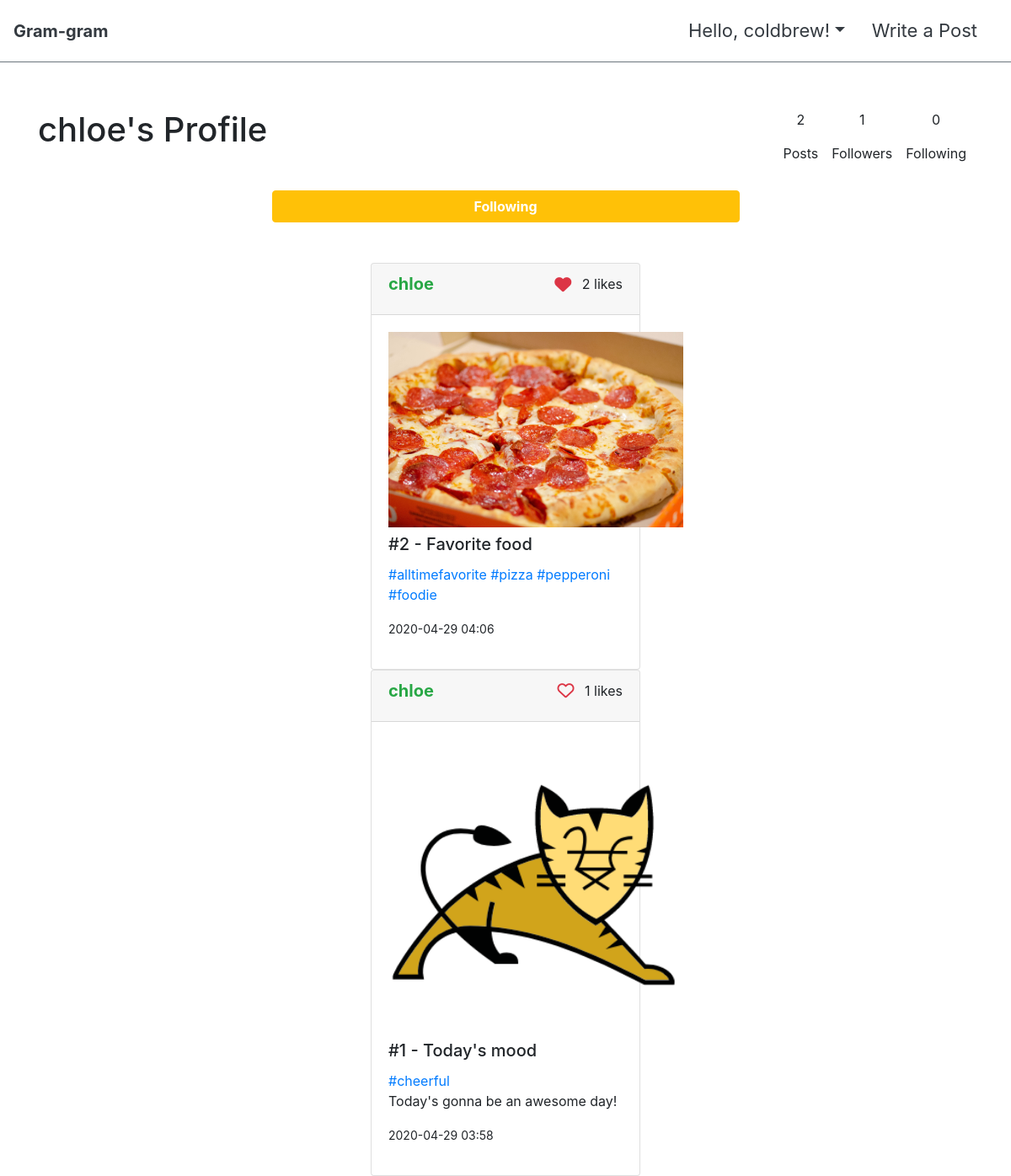
Page /chloe/ (signed in) on the committed database.
### accounts/models.py (models this page shows)
class User(AbstractUser):
    followers = models.ManyToManyField(settings.AUTH_USER_MODEL, related_name='followings')

### articles/models.py (models this page shows, shortened)
class Article(models.Model):
    title = models.CharField(max_length=100)
    content = models.TextField()
    image = models.ImageField(blank=True)
    image_thumbnail = ImageSpecField(source='image',
                                      processors=[ResizeToFit(700, 700)],
                                      format='JPEG',
                                      options={'quality': 60})
    created_at = models.DateTimeField(auto_now_add=True)
    updated_at = models.DateTimeField(auto_now=True)
    user = models.ForeignKey(settings.AUTH_USER_MODEL, on_delete=models.CASCADE)
    liked_users = models.ManyToManyField(settings.AUTH_USER_MODEL, related_name='liked_articles')
    tags = models.ManyToManyField('Hashtag', blank=True)
    class Meta:
        ordering = ['-created_at']

class Hashtag(models.Model):
    name = models.CharField(max_length=100, unique=True)

### accounts/views.py (the view)
# urls.py: path('<str:username>/', accounts_views.profile, name='profile'),
def profile(request, username):
    person = get_object_or_404(User, username=username)
    context = {
        'person': person,
    }
    return render(request, 'accounts/profile.html', context)

### articles/templatetags/article_extras.py (called while the page is built)
@register.filter
def add_link(value):
    content = value.content
    tags = value.tags.all()
    for tag in tags:
        content = re.sub(r'\#'+tag.name+r'\b', '<a href="/articles/explore/'+tag.name+'/">#'+tag.name+'</a>', content)
    return content

### accounts/templates/accounts/profile.html (shortened to what this page needs)
{% extends 'base.html' %}
{% load bootstrap4 %}
{% load article_extras%}
{% block content %}
<div class="d-flex justify-content-between">
    <h1>{{ person.username }}'s Profile</h1>
    <div class="d-flex">
        <div class="text-center d-inline px-2">
            <p class="text-center ">{{person.article_set.count}}</p>
            <p class="text-center ">Posts</p>
        </div>
        <div class="text-center d-inline px-2">
            <p class="text-center">{{person.followers.count}}</p>
            <p class="text-center">Followers</p>
        </div>
        <div class="text-center d-inline px-2">
            <p class="text-center ">{{person.followings.count}}</p>
            <p class="text-center ">Following</p>
        </div>
    </div>
</div>
<p class="mt-3 mb-5">
{% if user.username == person.username %}
    <a href="{% url 'accounts:update' %}" class="d-block w-50 m-auto btn btn-warning text-white">
        <strong>Edit Profile</strong>
    </a>
{% else %}
        <a href="{% url 'follow' person.username %}" class="d-block w-50 m-auto btn btn-warning text-white">
            <strong>
            {% if request.user in person.followers.all %}
                Following
            {% else %}
                Follow
            {% endif %}
            </strong>
        </a>
{% endif %}
</p>
{% for article in person.article_set.all%}
<div class="card m-auto d-flex" style="width: 20rem;">
  <div class="card-header d-flex justify-content-between">
  <h5 class="card-title"><a href="{% url 'profile' article.user.username %}" class="text-success"><strong>{{ article.user.username }}</strong></a> </h5>
  <div>
    <span>{% include 'articles/like.html'%}</span>
    <span>{{article.liked_users.count}} likes</span>
  </div>
  </div>
  <div class="card-body d-inline">
    <img src="{{article.image_thumbnail.url}}" class="d-block m-auto pb-2" width="350"/>
    <h5 class="card-title">#{{article.pk}} - {{article.title}}</h5>
    <p>{{article|add_link|safe|linebreaksbr}}</p>
    <p><small>{{ article.created_at|date:'Y-m-d H:i' }}</small></p>
  </div>
  </div>
  {% empty %}
  <h3 class="text-center pt-5 mb-3">There is no post!</h3>
  <p class="text-center pb-2">Upload your first gram-gram photo today.</p>
  <a class="btn btn-warning text-white d-block w-25 m-auto" href="{% url 'articles:create' %}" style='font-size:22px;'><strong>Write a Post</strong> </a>
    {% endfor %}
{% endblock %}

### templates/_nav.html (shortened to what this page needs)
<nav class="navbar navbar-expand-md navbar-light bg-white border border-left-0 border-right-0 border-top-0 border-secondary fixed-top py-1 mb-5" >
  <a class="navbar-brand" href="{% url 'root' %}"><strong class="text-dark">Gram-gram</strong></a>
  <div class="collapse navbar-collapse " id="navbarTogglerDemo03">
    <ul class="navbar-nav ml-auto mt-2 mt-md-0 p-2">
     {% if user.is_authenticated %}
      <li class="nav-item dropdown mx-2">
        <a class="nav-link dropdown-toggle text-dark" href="#" id="navbarDropdownMenuLink" data-toggle="dropdown" aria-haspopup="true" aria-expanded="false" style='font-size:22px;'>Hello, {{user.username}}!</a>
      </li>
       <li class="nav-item mx-2">
        <a class="nav-link text-dark" href="{% url 'articles:create' %}" style='font-size:22px;'>Write a Post </a>
      </li>
      {% endif %}
    </ul>
    </div>
</nav>
<div style="height: 130px;"></div>

### articles/templates/articles/like.html
<a href="{% url 'articles:like' article.pk %}">
    {% if user in article.liked_users.all %}
    <i class="fas fa-heart fa-lg text-danger mr-2"></i>
    {% else %}
    <i class="far fa-heart fa-lg text-danger mr-2 animated infinite bounce slow delay-1s"></i>
    {% endif %}
</a>

### rows in the picture
User: username "coldbrew"
User: username "chloe", article_set.count "2", followers.count "1", followings.count "0"
Article: user.username "chloe", liked_users.count "2", image_thumbnail (picture), pk "2", title "Favorite food", content+id "#alltimefavorite #pizza #pepperoni #foodie", created_at "2020-04-29 04:06"
Article: user.username "chloe", liked_users.count "1", image_thumbnail (picture), pk "1", title "Today's mood", content+id "#cheerful Today's gonna be an awesome day!", created_at "2020-04-29 03:58"
